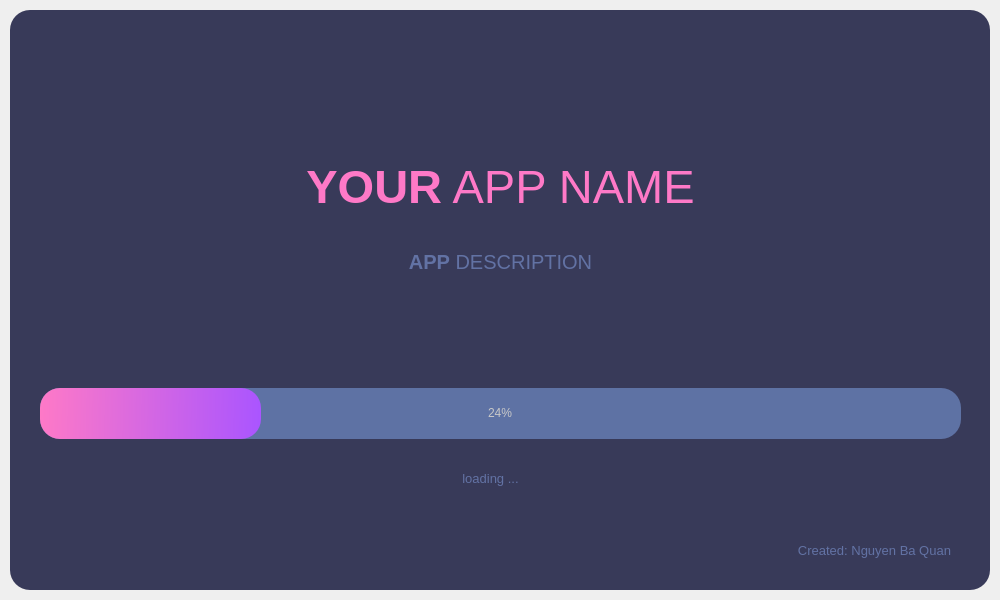
<?xml version="1.0" encoding="UTF-8"?>
<ui version="4.0">
 <class>SplashScreen</class>
 <widget class="QMainWindow" name="SplashScreen">
  <property name="geometry">
   <rect>
    <x>0</x>
    <y>0</y>
    <width>1000</width>
    <height>600</height>
   </rect>
  </property>
  <property name="windowTitle">
   <string>MainWindow</string>
  </property>
  <widget class="QWidget" name="centralwidget">
   <layout class="QVBoxLayout" name="verticalLayout">
    <property name="spacing">
     <number>0</number>
    </property>
    <property name="leftMargin">
     <number>10</number>
    </property>
    <property name="topMargin">
     <number>10</number>
    </property>
    <property name="rightMargin">
     <number>10</number>
    </property>
    <property name="bottomMargin">
     <number>10</number>
    </property>
    <item>
     <widget class="QFrame" name="DropShadowFrame">
      <property name="styleSheet">
       <string notr="true">QFrame{
	background-color: rgb(56, 58, 89);
	
	color: rgb(220, 220, 220);

	border-radius: 20px;
}</string>
      </property>
      <property name="frameShape">
       <enum>QFrame::StyledPanel</enum>
      </property>
      <property name="frameShadow">
       <enum>QFrame::Raised</enum>
      </property>
      <widget class="QLabel" name="label_title">
       <property name="geometry">
        <rect>
         <x>0</x>
         <y>102</y>
         <width>981</width>
         <height>151</height>
        </rect>
       </property>
       <property name="font">
        <font>
         <family>Segoe UI</family>
         <pointsize>35</pointsize>
        </font>
       </property>
       <property name="styleSheet">
        <string notr="true">color: rgb(254, 121, 199);</string>
       </property>
       <property name="text">
        <string>&lt;strong&gt;YOUR&lt;/strong&gt; APP NAME</string>
       </property>
       <property name="alignment">
        <set>Qt::AlignCenter</set>
       </property>
      </widget>
      <widget class="QLabel" name="label_description">
       <property name="geometry">
        <rect>
         <x>0</x>
         <y>222</y>
         <width>981</width>
         <height>61</height>
        </rect>
       </property>
       <property name="font">
        <font>
         <family>Segoe UI</family>
         <pointsize>15</pointsize>
        </font>
       </property>
       <property name="styleSheet">
        <string notr="true">color: rgb(98, 114, 164);</string>
       </property>
       <property name="text">
        <string>&lt;strong&gt;APP&lt;/strong&gt; DESCRIPTION</string>
       </property>
       <property name="alignment">
        <set>Qt::AlignCenter</set>
       </property>
      </widget>
      <widget class="QProgressBar" name="progressBar">
       <property name="geometry">
        <rect>
         <x>30</x>
         <y>378</y>
         <width>921</width>
         <height>51</height>
        </rect>
       </property>
       <property name="styleSheet">
        <string notr="true">QProgressBar{
	
	background-color: rgb(94, 114, 164);

	
	color: rgb(200, 200, 200);

	border-style: none;
	
	border-radius: 20px;
	
	text-align: center;
}

QProgressBar::chunk {
	
	background-color: qlineargradient(spread:pad, x1:0, y1:0.488636, x2:1, y2:0.494, stop:0 rgba(254, 121, 199, 255), stop:1 rgba(170, 85, 255, 255));
border-radius: 20px;
}</string>
       </property>
       <property name="value">
        <number>24</number>
       </property>
      </widget>
      <widget class="QLabel" name="label_loading">
       <property name="geometry">
        <rect>
         <x>-10</x>
         <y>438</y>
         <width>981</width>
         <height>61</height>
        </rect>
       </property>
       <property name="font">
        <font>
         <family>Segoe UI</family>
         <pointsize>10</pointsize>
        </font>
       </property>
       <property name="styleSheet">
        <string notr="true">color: rgb(98, 114, 164);</string>
       </property>
       <property name="text">
        <string>loading ...</string>
       </property>
       <property name="alignment">
        <set>Qt::AlignCenter</set>
       </property>
      </widget>
      <widget class="QLabel" name="label_created">
       <property name="geometry">
        <rect>
         <x>200</x>
         <y>510</y>
         <width>741</width>
         <height>61</height>
        </rect>
       </property>
       <property name="font">
        <font>
         <family>Segoe UI</family>
         <pointsize>10</pointsize>
        </font>
       </property>
       <property name="styleSheet">
        <string notr="true">color: rgb(98, 114, 164);</string>
       </property>
       <property name="text">
        <string>Created: Nguyen Ba Quan</string>
       </property>
       <property name="alignment">
        <set>Qt::AlignRight|Qt::AlignTrailing|Qt::AlignVCenter</set>
       </property>
      </widget>
     </widget>
    </item>
   </layout>
  </widget>
 </widget>
 <resources/>
 <connections/>
</ui>
